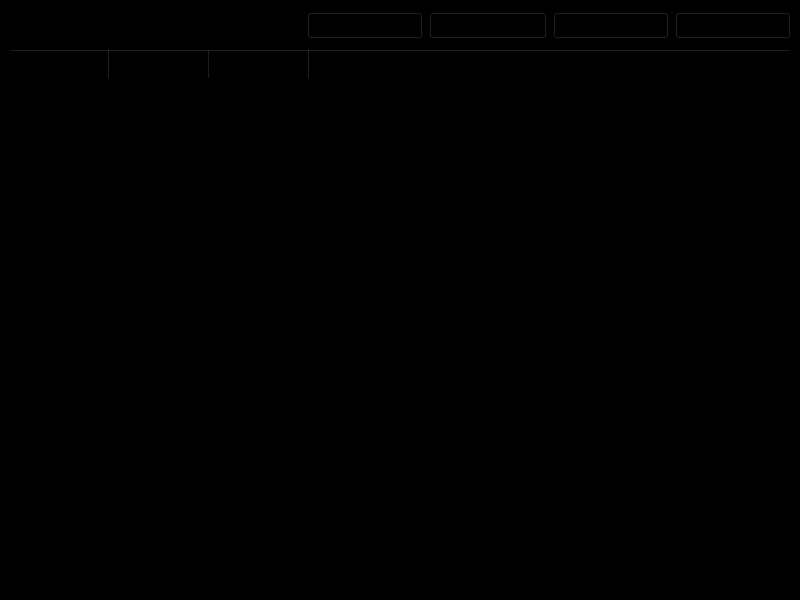
<?xml version="1.0" encoding="UTF-8"?>
<ui version="4.0">
 <class>MainWindow</class>
 <widget class="QMainWindow" name="MainWindow">
  <property name="geometry">
   <rect>
    <x>0</x>
    <y>0</y>
    <width>800</width>
    <height>600</height>
   </rect>
  </property>
  <property name="font">
   <font>
    <pointsize>12</pointsize>
    <weight>75</weight>
    <italic>true</italic>
    <bold>true</bold>
   </font>
  </property>
  <property name="windowTitle">
   <string>GrowPal-Buy</string>
  </property>
  <property name="windowIcon">
   <iconset>
    <normaloff>logo.jpg</normaloff>logo.jpg</iconset>
  </property>
  <property name="styleSheet">
   <string notr="true">background-color: black;</string>
  </property>
  <widget class="QWidget" name="centralwidget">
   <layout class="QGridLayout" name="gridLayout">
    <item row="0" column="5">
     <widget class="QPushButton" name="pushButton_logout">
      <property name="font">
       <font>
        <pointsize>12</pointsize>
        <weight>75</weight>
        <italic>false</italic>
        <bold>true</bold>
       </font>
      </property>
      <property name="styleSheet">
       <string notr="true"/>
      </property>
      <property name="text">
       <string>Logout</string>
      </property>
      <property name="icon">
       <iconset>
        <normaloff>logout.svg</normaloff>logout.svg</iconset>
      </property>
      <property name="iconSize">
       <size>
        <width>20</width>
        <height>20</height>
       </size>
      </property>
     </widget>
    </item>
    <item row="0" column="2">
     <widget class="QPushButton" name="pushButton_selling_items">
      <property name="font">
       <font>
        <pointsize>12</pointsize>
        <weight>75</weight>
        <italic>false</italic>
        <bold>true</bold>
       </font>
      </property>
      <property name="styleSheet">
       <string notr="true"/>
      </property>
      <property name="text">
       <string> Your Items </string>
      </property>
      <property name="icon">
       <iconset>
        <normaloff>items.svg</normaloff>items.svg</iconset>
      </property>
      <property name="iconSize">
       <size>
        <width>20</width>
        <height>20</height>
       </size>
      </property>
     </widget>
    </item>
    <item row="0" column="4">
     <widget class="QPushButton" name="pushButton_sell">
      <property name="font">
       <font>
        <pointsize>12</pointsize>
        <weight>75</weight>
        <italic>false</italic>
        <bold>true</bold>
       </font>
      </property>
      <property name="styleSheet">
       <string notr="true"/>
      </property>
      <property name="text">
       <string>Sell </string>
      </property>
      <property name="icon">
       <iconset>
        <normaloff>sell.svg</normaloff>sell.svg</iconset>
      </property>
      <property name="iconSize">
       <size>
        <width>20</width>
        <height>20</height>
       </size>
      </property>
     </widget>
    </item>
    <item row="1" column="0" colspan="6">
     <widget class="QTableWidget" name="tableWidget">
      <property name="font">
       <font>
        <pointsize>16</pointsize>
        <weight>75</weight>
        <italic>false</italic>
        <bold>true</bold>
       </font>
      </property>
      <property name="styleSheet">
       <string notr="true">background-color: black;
color: white; 
QHeaderView::section{background-color: black ; 
color: white; }


</string>
      </property>
      <property name="sizeAdjustPolicy">
       <enum>QAbstractScrollArea::AdjustToContents</enum>
      </property>
      <property name="verticalScrollMode">
       <enum>QAbstractItemView::ScrollPerPixel</enum>
      </property>
      <attribute name="horizontalHeaderMinimumSectionSize">
       <number>23</number>
      </attribute>
      <attribute name="horizontalHeaderStretchLastSection">
       <bool>true</bool>
      </attribute>
      <attribute name="verticalHeaderMinimumSectionSize">
       <number>23</number>
      </attribute>
      <column>
       <property name="text">
        <string>Image</string>
       </property>
       <property name="font">
        <font>
         <pointsize>16</pointsize>
         <weight>75</weight>
         <bold>true</bold>
        </font>
       </property>
       <property name="textAlignment">
        <set>AlignHCenter|AlignTop</set>
       </property>
       <property name="icon">
        <iconset>
         <normaloff>.</normaloff>.</iconset>
       </property>
      </column>
      <column>
       <property name="text">
        <string>Item</string>
       </property>
       <property name="font">
        <font>
         <pointsize>16</pointsize>
         <weight>75</weight>
         <bold>true</bold>
        </font>
       </property>
       <property name="textAlignment">
        <set>AlignHCenter|AlignTop</set>
       </property>
      </column>
      <column>
       <property name="text">
        <string>Price</string>
       </property>
       <property name="font">
        <font>
         <pointsize>16</pointsize>
         <weight>75</weight>
         <bold>true</bold>
        </font>
       </property>
       <property name="textAlignment">
        <set>AlignHCenter|AlignTop</set>
       </property>
      </column>
      <column>
       <property name="text">
        <string>Descripton</string>
       </property>
       <property name="font">
        <font>
         <pointsize>16</pointsize>
         <weight>75</weight>
         <bold>true</bold>
        </font>
       </property>
       <property name="textAlignment">
        <set>AlignHCenter|AlignTop</set>
       </property>
      </column>
     </widget>
    </item>
    <item row="0" column="0">
     <widget class="QLabel" name="label">
      <property name="text">
       <string/>
      </property>
      <property name="pixmap">
       <pixmap>home.svg</pixmap>
      </property>
      <property name="alignment">
       <set>Qt::AlignRight|Qt::AlignTrailing|Qt::AlignVCenter</set>
      </property>
     </widget>
    </item>
    <item row="0" column="3">
     <widget class="QPushButton" name="pushButton_orders">
      <property name="font">
       <font>
        <pointsize>12</pointsize>
        <weight>75</weight>
        <italic>false</italic>
        <bold>true</bold>
       </font>
      </property>
      <property name="styleSheet">
       <string notr="true"/>
      </property>
      <property name="text">
       <string>Orders  </string>
      </property>
      <property name="icon">
       <iconset>
        <normaloff>cart.svg</normaloff>cart.svg</iconset>
      </property>
      <property name="iconSize">
       <size>
        <width>20</width>
        <height>20</height>
       </size>
      </property>
     </widget>
    </item>
    <item row="0" column="1">
     <widget class="QLabel" name="label_2">
      <property name="font">
       <font>
        <pointsize>22</pointsize>
        <weight>75</weight>
        <bold>true</bold>
       </font>
      </property>
      <property name="text">
       <string>Home           </string>
      </property>
     </widget>
    </item>
   </layout>
  </widget>
  <widget class="QStatusBar" name="statusbar"/>
  <action name="actionMen_s_clothing">
   <property name="text">
    <string>Men's clothing</string>
   </property>
  </action>
  <action name="actionWomen_s_clothing">
   <property name="text">
    <string>Women's clothing</string>
   </property>
  </action>
  <action name="actionFood">
   <property name="text">
    <string>Food</string>
   </property>
  </action>
  <action name="actionFood_2">
   <property name="text">
    <string>Cakes</string>
   </property>
  </action>
  <action name="actionIndian_Breads">
   <property name="text">
    <string>Indian Breads</string>
   </property>
  </action>
  <action name="actionChicken">
   <property name="text">
    <string>Chicken </string>
   </property>
  </action>
  <action name="actionMen_s_clothing_2">
   <property name="text">
    <string>Dresses</string>
   </property>
  </action>
  <action name="actionTrowsers">
   <property name="text">
    <string>Pants</string>
   </property>
  </action>
  <action name="actionShirts_Tops">
   <property name="text">
    <string>Shirts/Tops</string>
   </property>
  </action>
  <action name="actionSarees">
   <property name="text">
    <string>Sarees</string>
   </property>
  </action>
  <action name="actionTraditional">
   <property name="text">
    <string>Traditional</string>
   </property>
  </action>
  <action name="actionRings">
   <property name="text">
    <string>Rings</string>
   </property>
  </action>
  <action name="actionNecklaces">
   <property name="text">
    <string>Necklaces</string>
   </property>
  </action>
  <action name="actionEar_rings">
   <property name="text">
    <string>Earings</string>
   </property>
  </action>
  <action name="actionBelts">
   <property name="text">
    <string>Belts</string>
   </property>
  </action>
  <action name="actionBags">
   <property name="text">
    <string>Bags</string>
   </property>
  </action>
  <action name="actionPaintings">
   <property name="text">
    <string>Paintings</string>
   </property>
  </action>
  <action name="actionCots">
   <property name="text">
    <string>Chandeliers</string>
   </property>
  </action>
  <action name="actionWall_Hangings">
   <property name="text">
    <string>Wall Hangings</string>
   </property>
  </action>
  <action name="actionCarpets">
   <property name="text">
    <string>Carpets</string>
   </property>
  </action>
  <action name="actionTaperstires">
   <property name="text">
    <string>Tapestries</string>
   </property>
  </action>
  <action name="actionWind_Chimes">
   <property name="text">
    <string>Wind Chimes</string>
   </property>
  </action>
  <action name="actionSnacks">
   <property name="text">
    <string>Snacks</string>
   </property>
  </action>
  <action name="actionDeserts">
   <property name="text">
    <string>Deserts</string>
   </property>
  </action>
  <action name="actionChinese">
   <property name="text">
    <string>Chinese</string>
   </property>
  </action>
  <action name="actionNorth_Indian">
   <property name="text">
    <string>North Indian</string>
   </property>
  </action>
  <action name="actionSouth_Indian">
   <property name="text">
    <string>South Indian</string>
   </property>
  </action>
  <action name="actionChats">
   <property name="text">
    <string>Chats</string>
   </property>
  </action>
  <action name="actionServices">
   <property name="text">
    <string>Services</string>
   </property>
  </action>
  <action name="actionShoes">
   <property name="text">
    <string>Shoes</string>
   </property>
  </action>
  <action name="actionFlip_FLops">
   <property name="text">
    <string>Flip FLops</string>
   </property>
  </action>
  <action name="actionBoots">
   <property name="text">
    <string>Boots</string>
   </property>
  </action>
  <action name="actionSneakers">
   <property name="text">
    <string>Sneakers</string>
   </property>
  </action>
  <action name="actionHeels">
   <property name="text">
    <string>Heels</string>
   </property>
  </action>
  <action name="actionKurtis">
   <property name="text">
    <string>Kurtis</string>
   </property>
  </action>
  <action name="actionWinterwear">
   <property name="text">
    <string>Winter wear</string>
   </property>
  </action>
  <action name="actionCasials">
   <property name="text">
    <string>Sports Wear</string>
   </property>
  </action>
  <action name="actionCasials_2">
   <property name="text">
    <string>Casuals</string>
   </property>
  </action>
  <action name="actionStationary">
   <property name="text">
    <string>Stationary</string>
   </property>
  </action>
  <action name="actionSkin_care">
   <property name="text">
    <string>Skin care</string>
   </property>
  </action>
  <action name="actionEye_makeup">
   <property name="text">
    <string>Makeup</string>
   </property>
  </action>
  <action name="actionKeychains">
   <property name="text">
    <string>Keychains</string>
   </property>
  </action>
  <action name="actionTupperware">
   <property name="text">
    <string>Tupperware</string>
   </property>
  </action>
  <action name="actionKeycgains">
   <property name="text">
    <string>Key Chains</string>
   </property>
  </action>
  <action name="actionHandmade">
   <property name="text">
    <string>Handmade</string>
   </property>
  </action>
  <action name="actioneLECTRONICS">
   <property name="text">
    <string>Electronics</string>
   </property>
  </action>
  <action name="actionElectronics">
   <property name="text">
    <string>Electronics</string>
   </property>
  </action>
  <action name="actionMiscelaneous">
   <property name="text">
    <string>Miscelaneous</string>
   </property>
  </action>
 </widget>
 <resources/>
 <connections/>
</ui>
